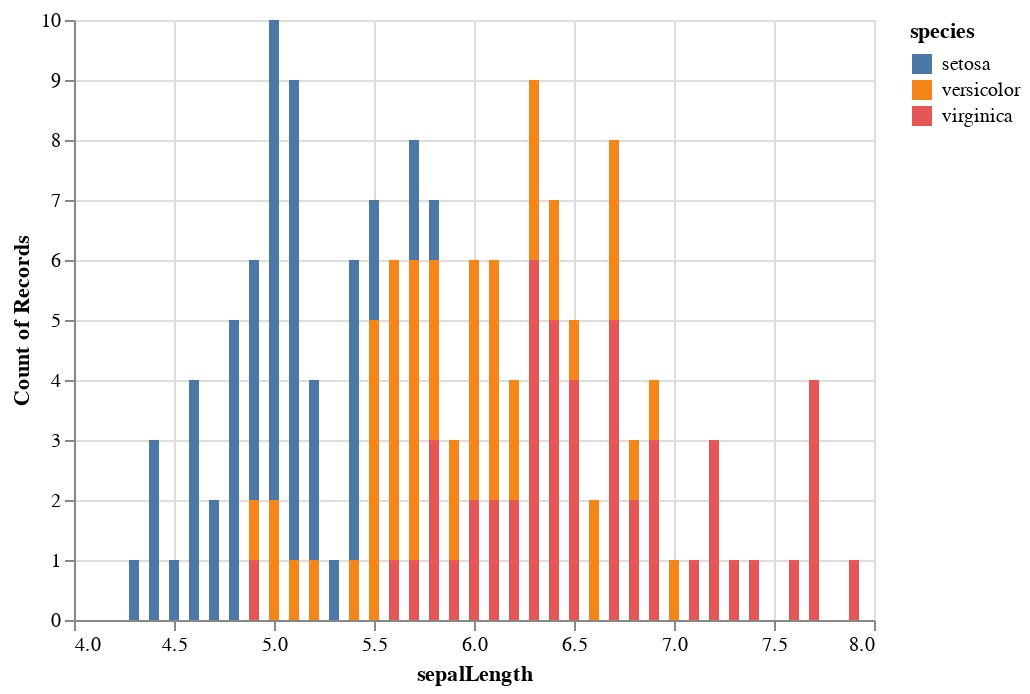

Notebook cell for this chart:
### Markdown cell above
**Performing Visualizations**

### Code cell
#create a bar chart
alt.Chart(iris).mark_bar().encode(
    alt.X('sepalLength:Q'),
    alt.Y('count():Q'),
    alt.Color('species')
)

### Figure 1 — Vega-Lite specification as saved in the notebook (floating-point values rounded to 4 significant figures; data arrays with more than 128 entries replaced by an {"elided": "..."} marker saying what was removed)
{"config": {"view": {"continuousWidth": 400, "continuousHeight": 300}}, "data": {"name": "data-a264acbd6e539a8b3afc0cb5f240fb57"}, "mark": "bar", "encoding": {"color": {"field": "species", "type": "nominal"}, "x": {"field": "sepalLength", "type": "quantitative"}, "y": {"aggregate": "count", "type": "quantitative"}}, "$schema": "https://vega.github.io/schema/vega-lite/v4.17.0.json", "datasets": {"data-a264acbd6e539a8b3afc0cb5f240fb57": {"elided": "150 records"}}}
